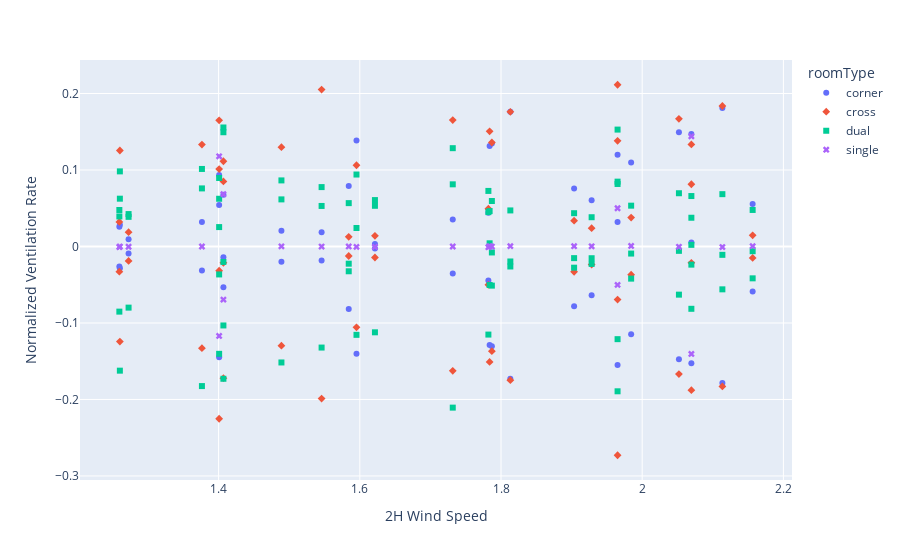
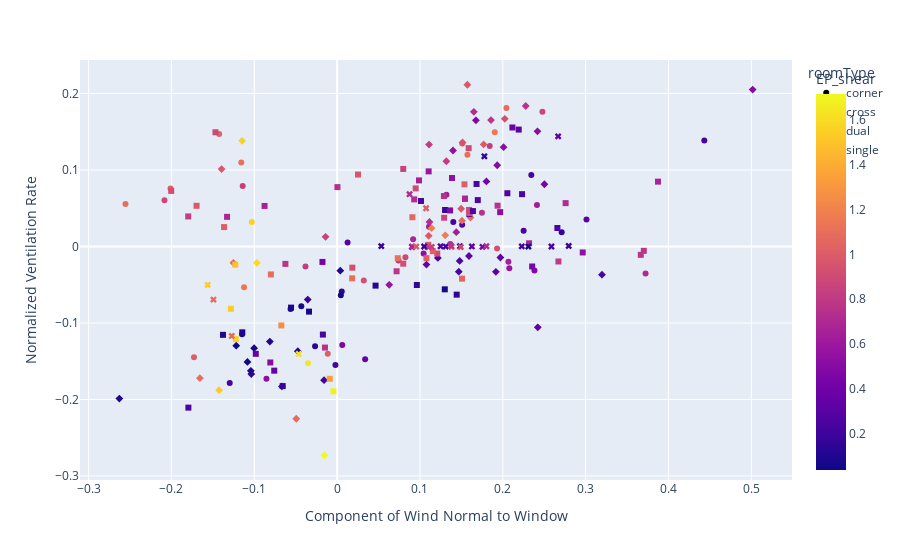

Source (notebook cell) for these figures, in order:
### Code cell
fig = px.scatter(data_frame = flowStats, x = "EPR_mag", y = "mean-mass_flux", color = "roomType", symbol="roomType")
fig.update_xaxes(title_text='2H Wind Speed')
fig.update_yaxes(title_text='Normalized Ventilation Rate')
# fig.update_coloraxes(title_text='Local Wind Magnitude')
fig.show()
 
fig = px.scatter(data_frame = flowStats, x = "EP_normal", y = "mean-mass_flux", color = "EP_shear", symbol = "roomType")
fig.update_xaxes(title_text='Component of Wind Normal to Window')
fig.update_yaxes(title_text='Normalized Ventilation Rate')
# fig.update_coloraxes(title_text='Local Wind Magnitude')
fig.show()
